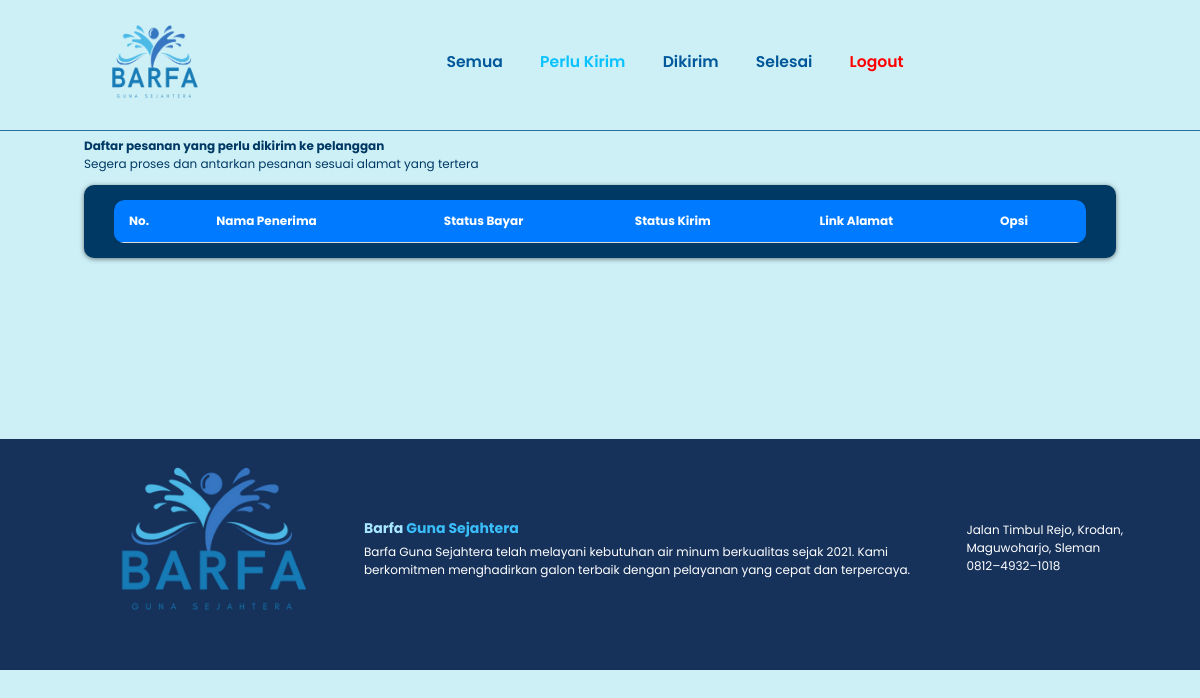
The page /kurir/perlukirim.php (signed in) on the database as committed earlier.
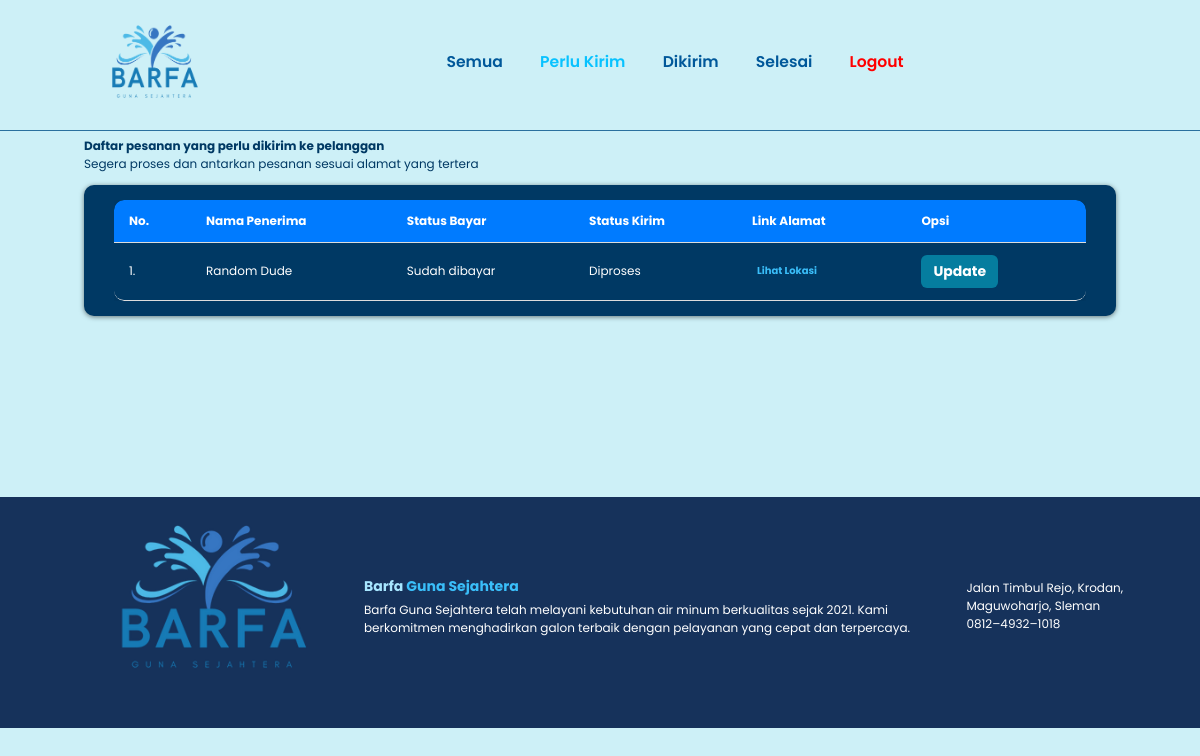
The same page on the database as committed later.
### tables this page shows
CREATE TABLE `pesanan` (
  `id_pesanan` int(11) NOT NULL,
  `username` varchar(15) NOT NULL,
  `nama` varchar(40) NOT NULL,
  `email` varchar(30) NOT NULL,
  `no_hp` char(15) NOT NULL,
  `alamat` varchar(200) NOT NULL,
  `link` varchar(150) NOT NULL,
  `status_bayar` varchar(15) NOT NULL,
  `status_kirim` varchar(15) NOT NULL,
  `total_harga` float NOT NULL,
  `tanggal_pesan` date NOT NULL DEFAULT curdate(),
  `metode_bayar` varchar(10) NOT NULL,
  `bukti_bayar` varchar(100) NOT NULL
);

### kurir/perlukirim.php (the view, shortened to what this page needs)
<?php
  include '../koneksi.php';
?>
<!DOCTYPE html>
<html lang="en">
<head>
  <link rel="stylesheet" href="font_awesome/css/font-awesome.min.css">
</head>
<body>
  <nav class="navbar">
    <a class="navbar-brand" href="#">
        <img src="../img/logo_barfa.png" alt="logo" width="130" height="80" />
    </a>
    <div class="navbar-nav">
        <a href="semua.php">Semua</a>
        <a href="perlukirim.php" style="color: #08C2FF;">Perlu Kirim</a>
        <a href="dikirim.php">Dikirim</a>
        <a href="selesai.php">Selesai</a>
        <a href="logout.php" style="color: red;">Logout</a>
    </div>
  </nav>
  <section class="page-keranjang">
    <div class="container">
    <h4 style="color: #003964;">Daftar pesanan yang perlu dikirim ke pelanggan</h4>
      <p style="color: #003964; margin-bottom: 1rem;">Segera proses dan antarkan pesanan sesuai alamat yang tertera</p>
      <div class="breadcrumb">
        <div class="card-body">
          <div class="table-responsive">
          <table class="table" id="tables">
              <thead style="text-align: left;">
                  <tr>
                      <th>No.</th>
                      <th>Nama Penerima</th>
                      <th>Status Bayar</th>
                      <th>Status Kirim</th>
                      <th>Link Alamat</th>
                      <th>Opsi</th>
                  </tr>
              </thead>
              <tbody>
              <?php
                $no = 1;
                $query = "SELECT * from pesanan WHERE status_kirim='Diproses'";
                $result = mysqli_query($connect, $query);
                while ($row = mysqli_fetch_assoc($result)) {
                ?>
                  <tr style="text-align:left;">
                    <td><?php echo $no++; ?>.</td>
                    <td><?php echo $row['nama']; ?></td>
                    <td><?php echo $row['status_bayar']; ?></td>
                    <td><?php echo $row['status_kirim']; ?></td>
                    <td>
                        <a href="<?php echo htmlspecialchars($row['link']); ?>" target="_blank" style="color: #3ABEF9;">Lihat Lokasi</a>
                    </td>
                    <td>
                        <a href="update.php?id_pesanan=<?php echo $row['id_pesanan']; ?>" class="btn-detail">Update
                        </a>
                    </td>
                  </tr>
                  <?php
                    }
                  ?>
              </tbody>
          </table>
          </div>
        </div>
    </div>
  </div>
  </section>
<footer>
  <div class="footer-barfa">
    <div class="logo">
      <img src="../img/logo_barfa.png" alt="Logo Barfa">
    </div>
    <div class="barfa-description">
      <h3>Barfa <span>Guna Sejahtera</span></h3>
      <p>Barfa Guna Sejahtera telah melayani kebutuhan air minum berkualitas sejak 2021.
      Kami berkomitmen menghadirkan galon terbaik dengan pelayanan yang cepat dan terpercaya.</p>
    </div>
    <div class="barfa-ikon">
      <p><i data-feather="map-pin"></i>  Jalan Timbul Rejo, Krodan, Maguwoharjo, Sleman</p>
      <p><i data-feather="phone"></i>  0812–4932–1018</p>
    </div>
  </div>
  </footer>
</body>
</html>

### kurir/perlukirim.php (style rules this page uses)
:root { --primary: #39BEF9; --bg: #cdf0f7; }
* { margin: 0; padding: 0; box-sizing: border-box; outline: none; border: none; text-decoration: none; }
html { scroll-behavior: smooth; }
body { font-family: 'Poppins', sans-serif; position: relative; z-index: 0; color: #fff; background-color: var(--bg); overflow-x: hidden; height: 100%; margin: 0; display: flex; flex-direction: column; }
.navbar { display: flex; justify-content: space-between; align-items: center; padding: 1.4rem 7%; border-bottom: 0.5px solid #2a709e; position: fixed; top: 0; left: 0; right: 0; z-index: 9999; }
.navbar .navbar-nav a { color: #00589A; display: inline-block; font-size: 1.3rem; font-weight: 510; margin: 0 1rem; }
.navbar .navbar-nav a::after { content: ''; display: block; padding-bottom: 0.5rem; border-bottom: 0.1rem solid var(--primary); transform: scaleX(0); transition: 0.2s linear; }
.page-keranjang { margin: 2rem 0; margin-top: 10rem; padding: 1.4rem 7%; }
.breadcrumb { padding: 15px 30px; margin-bottom: 20px; background-color: #003964; border-radius: 10px; box-shadow: 0 1px 5px rgba(0, 0, 0, .5); text-align: center; }
.card-body { color: #fff; }
.table { width: 100%; border-collapse: separate; border-spacing: 0; overflow: hidden; border-radius: 10px; box-shadow: 0 2px 8px rgba(0,0,0,0.1); }
.table-responsive { width: 100%; overflow-x: auto; -webkit-overflow-scrolling: touch; }
.table thead tr:first-child th:first-child { border-top-left-radius: 10px; }
.table thead tr:first-child th:last-child { border-top-right-radius: 10px; }
.table tbody tr:last-child td:first-child { border-bottom-left-radius: 10px; }
.table tbody tr:last-child td:last-child { border-bottom-right-radius: 10px; }
.table thead { background-color: #007bff; color: #fff; }
.table th, .table td { padding: 12px 15px; border-bottom: 1px solid #ddd; }
a { display: inline-flex; align-items: center; padding: 8px 5px; color: white; text-decoration: none; border-radius: 5px; font-size: 10px; font-weight: bold; margin-right: 10px; transition: background-color 0.3s ease, transform 0.3s ease; }
.btn-detail { background-color: #057D9F; color: white; border: none; padding: 6px 12px; border-radius: 6px; text-decoration: none; font-size: 14px; transition: background-color 0.3s ease; display: inline-block; }
footer { background-color: #16325B; text-align: center; padding: 1rem 0 2rem; margin-top: 10rem; }
.footer-barfa { display: flex; align-items: center; gap: 1rem; background-color: #16325B; padding: 1.4rem 6%; }
.footer-barfa .logo img { max-width: 280px; height: auto; }
.footer-barfa .barfa-description { max-width: 600px; text-align: left; }
.footer-barfa .barfa-ikon { max-width: 600px; text-align: left; margin-left: 0px; }
.footer-barfa .barfa-description h3 { color: #A7E6FF; margin-bottom: 4px; }
.footer-barfa .barfa-description span { color: #3ABEF9; }
@media (max-width: 1366px) { html { font-size: 75%; } }

Rows that differ between the two databases and show on the page:
added pesanan: nama "Random Dude", status_bayar "Sudah dibayar", status_kirim "Diproses"
